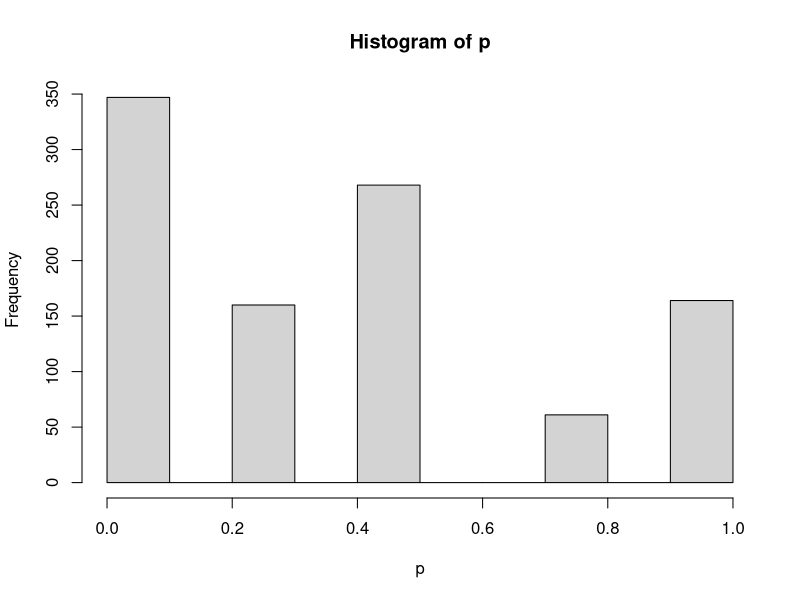
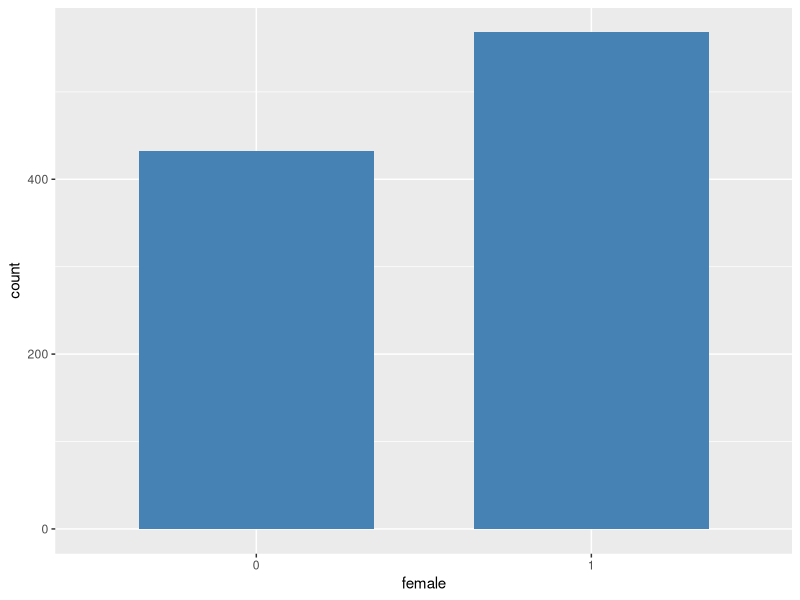
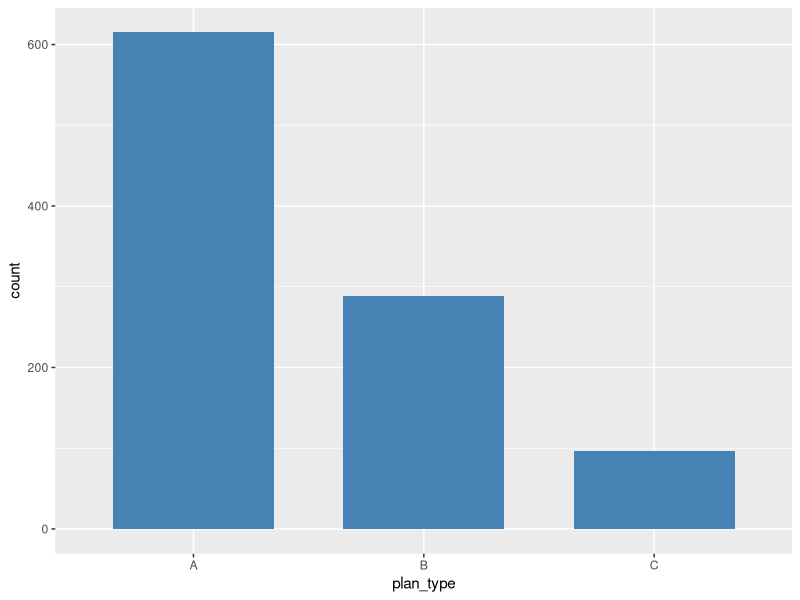
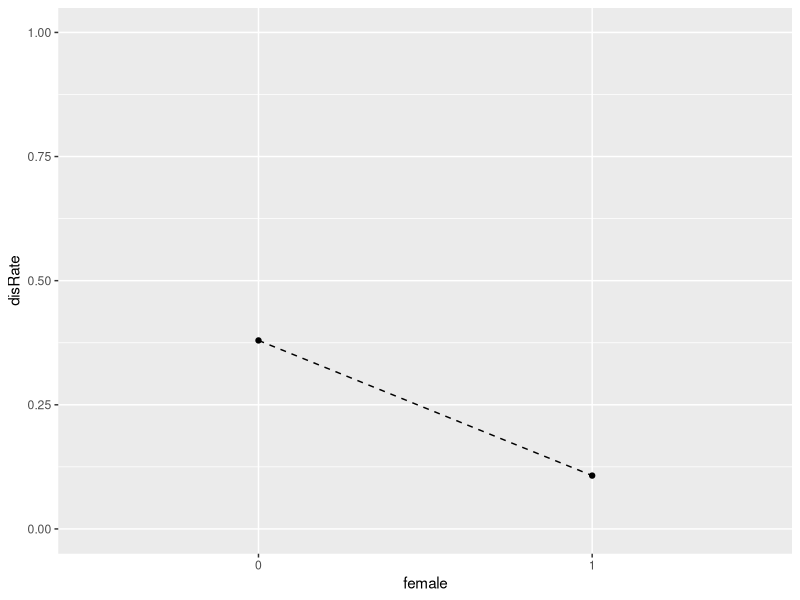
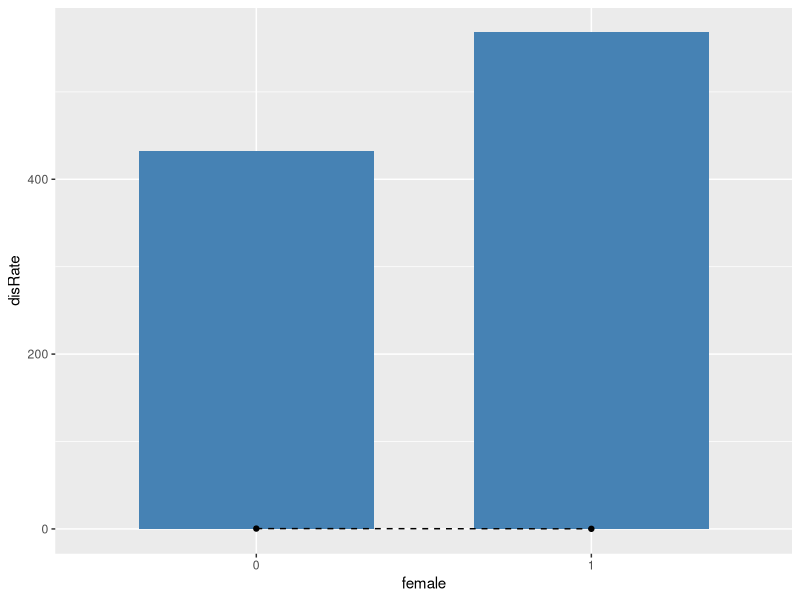
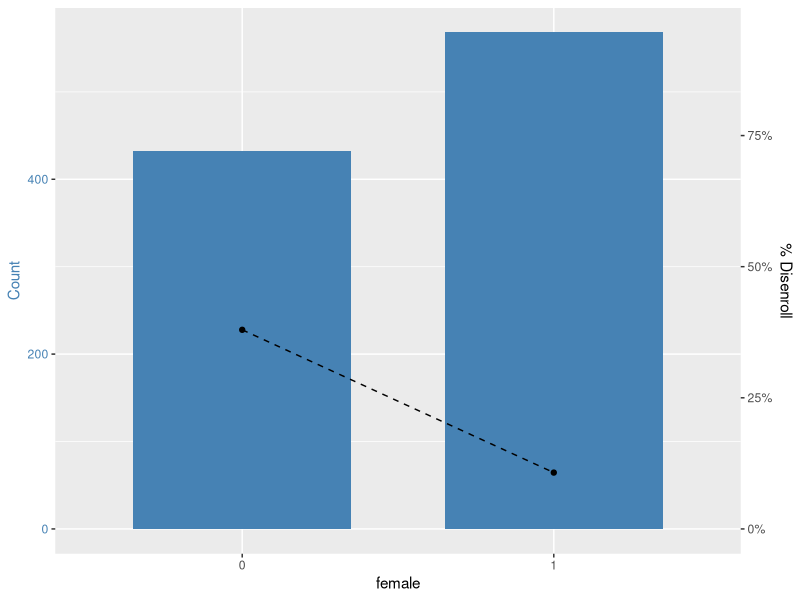
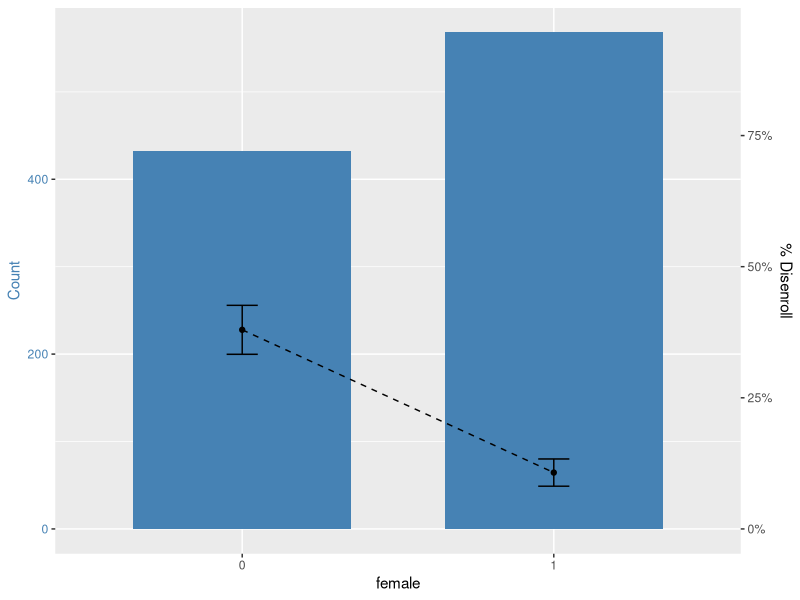

Reproduce these figures in R, in order. (Note: this script raises an error after producing the figures.)
#R severity frequency plots
install.packages("tidyverse")
library(tidyverse)

#create dataset:
# disenroll yes no
# female
# plan type: a, b, c

female = rbinom(1000, 1, .6)
sum(female)
#597

plan_type0 = runif(1000)
plan_type1 = ifelse(plan_type0 < .6, "A", "Z")
plan_type1 = ifelse((plan_type0 >= .6 & plan_type0 < .9), "B", plan_type1)
plan_type1 = ifelse((plan_type0 >= .9), "C", plan_type1)
plan_type = plan_type1
planB = ifelse(plan_type == "B", 1, 0)
planC = ifelse(plan_type == "C", 1, 0)

tibble(plan_type1) %>% group_by(plan_type1) %>% summarize(n())

#likelihood of leaving: logistic equation
# -2*female + 3*planB + 5*planC
# p  = 1/(1 + exp(-(-2*female + 3*planB + 5*planC)))
?rlogis #gonna leave this out for now

p  = 1/(1 + exp(-(-4*female + 3*planB + 5*planC)))
hist(p)

disenroll = ifelse(p > .5, 1, 0)

disenrollData = data.frame(cbind(disenroll, female, plan_type, planB, planC, p))

#bar graph the frequency female
ggplot(disenrollData, aes(x=female)) + 
  geom_bar(stat="count", width=0.7, fill = "steelblue")

#plan type
ggplot(disenrollData, aes(x = plan_type)) + 
  geom_bar(stat = "count", width = 0.7, fill = "steelblue")

#line chart of rate of disenroll
str(disenrollData)

#calculate disenrollment rate by female
femDisEn = disenrollData %>% group_by(female) %>% 
  summarise(disRate = sum(as.numeric(as.character(disenroll)))/n())

ggplot(data = femDisEn, aes(x = female, y = disRate, group = 1)) +
  geom_line(linetype = "dashed") + geom_point() + ylim(0, 1)

# Overlay plots
ggplot(disenrollData, aes(x=female)) + 
  geom_bar(stat="count", width=0.7, fill = "steelblue") +
  geom_line(data = femDisEn, aes(x = female, y = disRate, group = 1),
            linetype = "dashed") +
  geom_point(data = femDisEn, aes(x = female, y = disRate, group = 1))

ylim.prim <- c(0, 600)   
ylim.sec <- c(0, 1) 
?diff
b = diff(ylim.prim)/diff(ylim.sec)
a = b*(ylim.prim[1] - ylim.sec[1])

ggplot() + 
  geom_bar(data = disenrollData, aes(x=female),
           stat="count", width=0.7, fill = "steelblue") +
  geom_line(data = femDisEn, aes(x = female, y = a + disRate*b, group = 1),
            linetype = "dashed") +
  geom_point(data = femDisEn, aes(x = female, y = a + disRate*b, group = 1)) +
  scale_y_continuous(name = "Count",
                     sec.axis = sec_axis(~ (. - a)/b, name = "% Disenroll",
                                         labels = function(x) {
                                           paste0(round(x * 100, 0), "%")
                                           }
                                         )
                     ) +
  theme(axis.title.y.left = element_text(color = "steelblue"),
        axis.text.y.left = element_text(color = "steelblue")
        )



# se = sqrt(p*q/N)
# p is mean for data where disenroll = 1
# q is mean for data where disenroll = 0
disenrollData = disenrollData %>% mutate(disenroll = 
                                           as.numeric(as.character(disenroll)))
seDF = disenrollData %>% group_by(female) %>%
  summarize(p = sum(disenroll)/n(),
            q = 1 - sum(disenroll)/n(),
            var = p*q,
            sd = sqrt(p*q),
            se = sqrt(var/n()))

ggplot() + 
  geom_bar(data = disenrollData, aes(x=female),
           stat="count", width=0.7, fill = "steelblue") +
  geom_line(data = femDisEn, aes(x = female, y = a + disRate*b, group = 1),
            linetype = "dashed") +
  geom_point(data = femDisEn, aes(x = female, y = a + disRate*b, group = 1)) + 
  geom_errorbar(data = femDisEn,
                aes(x = female, y = a + disRate*b,
                    ymin = a + (disRate - 2*seDF$se)*b, 
                    ymax = a + (disRate + 2*seDF$se)*b,
                width = .1
                # position = position_dodge(.9)
                )
                ) +
  scale_y_continuous(name = "Count",
                     sec.axis = sec_axis(~ (. - a)/b, name = "% Disenroll",
                                         labels = function(x) {
                                           paste0(round(x * 100, 0), "%")
                                         }
                     )
  ) +
  theme(axis.title.y.left = element_text(color = "steelblue"),
        axis.text.y.left = element_text(color = "steelblue")
  ) 





ggplot() + 
  geom_bar(mapping = aes(x = dt$when, y = dt$numinter), stat = "identity", fill = "grey") +
  geom_line(mapping = aes(x = dt$when, y = dt$prod*5), size = 2, color = "blue") + 
  scale_x_date(name = "Day", labels = NULL) +
  scale_y_continuous(name = "Interruptions/day", 
                     sec.axis = sec_axis(~./5, name = "Productivity % of best", 
                                         labels = function(b) { paste0(round(b * 100, 0), "%")})) + 
  theme(
    axis.title.y = element_text(color = "grey"),
    axis.title.y.right = element_text(color = "blue"))



